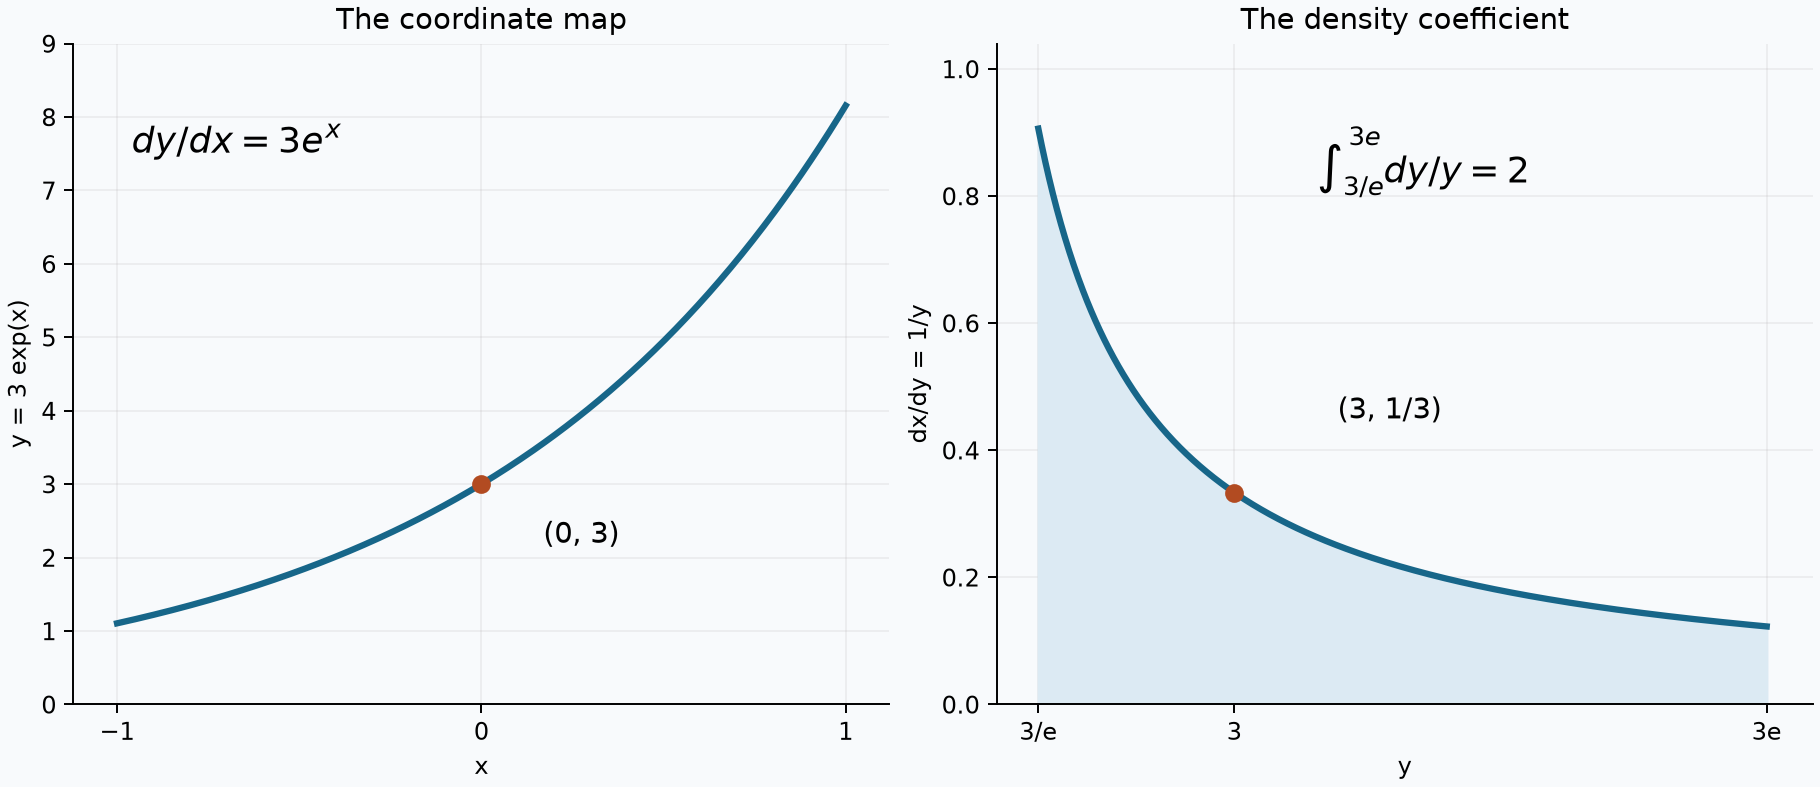

Recreate this plot in Python.
"""Coordinate change y=3 exp(x) and density 1/y. GPT-6 Astra; CC0."""
from pathlib import Path
import matplotlib
matplotlib.use('Agg')
import matplotlib.pyplot as plt
import numpy as np
plt.rcParams['svg.hashsalt']='AN01-scalars-and-density-coordinates'
out=Path(__file__).parent if __file__.endswith('scalars-and-density-coordinates.py') else Path(__file__).parent/'advanced-U179-20261020/new'
out.mkdir(exist_ok=True,parents=True)
fig,axes=plt.subplots(1,2,figsize=(10.4,4.5),layout='constrained')
fig.patch.set_facecolor('#f8fafc')
x=np.linspace(-1,1,400);y=3*np.exp(x)
axes[0].plot(x,y,color='#176689',lw=2.6)
axes[0].scatter([0],[3],s=45,color='#b24b21',zorder=3)
axes[0].annotate('(0, 3)',(0,3),xytext=(.17,2.2),fontsize=12)
axes[0].set(title='The coordinate map',xlabel='x',ylabel='y = 3 exp(x)',xlim=(-1.12,1.12),ylim=(0,9))
axes[0].set_xticks([-1,0,1])
axes[0].text(-.96,7.5,r'$dy/dx=3e^x$',fontsize=15)
axes[1].plot(y,1/y,color='#176689',lw=2.6)
axes[1].fill_between(y,0,1/y,color='#dceaf3')
axes[1].scatter([3],[1/3],s=45,color='#b24b21',zorder=3)
axes[1].annotate('(3, 1/3)',(3,1/3),xytext=(4,.45),fontsize=12)
axes[1].set(title='The density coefficient',xlabel='y',ylabel='dx/dy = 1/y',xlim=(.7,8.6),ylim=(0,1.04))
axes[1].text(3.8,.82,r'$\int_{3/e}^{3e}dy/y=2$',fontsize=15)
axes[1].set_xticks([3/np.e,3,3*np.e],['3/e','3','3e'])
for ax in axes:
    ax.set_facecolor('#f8fafc');ax.spines[['top','right']].set_visible(False)
    ax.grid(alpha=.17);ax.set_axisbelow(True)
for ext in ['png','svg']:
    fig.savefig(out/('scalars-and-density-coordinates.'+ext),dpi=175,
                metadata={'Date':'2026-10-20'} if ext=='svg' else None)
svg=out/'scalars-and-density-coordinates.svg'
svg.write_text('\n'.join(line.rstrip() for line in svg.read_text(encoding='utf-8').splitlines())+'\n',encoding='utf-8')
plt.close(fig)
